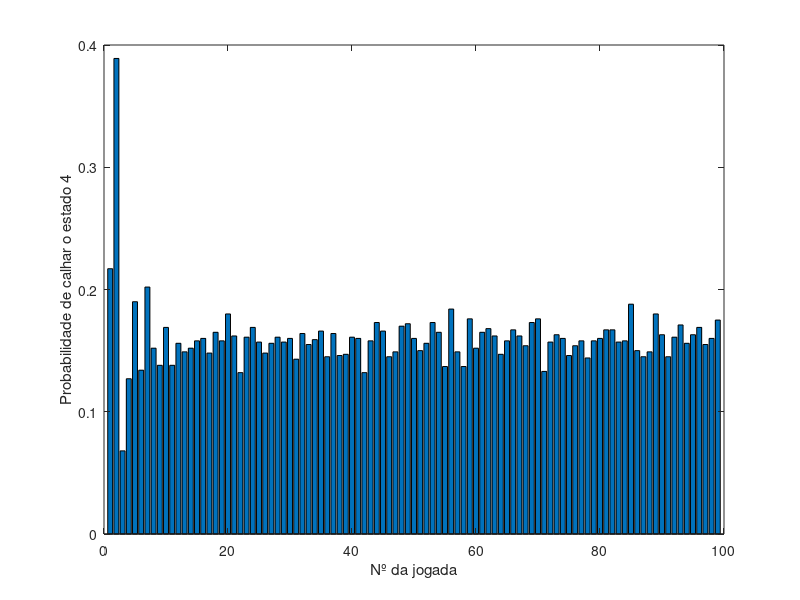

MATLAB code to generate this figure:
close all;
Njogadas=100;
NMC=1000; %Número de runs ( aumentar este numero leva a resultados mais uniformes)
Ncasas=7;
Aluguer = [10,10,0,15,20,25,35];
estados = [2,3,4,5,6,3,1;
           3,4,5,6,3,7,2]; %representação da máquina de estados a posição estados(1,1) representa a casa onde se vai para caso estejamos na casa 1 e calhe cara
counter4 = zeros(1, Njogadas);


%rand('state',0)
espera = 0;
hh = waitbar(espera,"Doing stuff");

for i=1:1:NMC
    x = 0; %variável escalar que indica o número do estado em que a marca do jogador está em cada instante;
    espera = espera + 1/NMC;
    waitbar(espera,hh,"Doing stuff");
    for k=1:1:Njogadas %+1 %se se contar com a jogada 0 +50 jogadas         
        avanca = randi([1 2]); % lançamento da moeda
        if x == 0              % no inicio está "fora do tabuleiro"
            x = avanca;        % ou vai para o 1 ou para o 2
        else    
            x = estados(avanca,x);  % avança segundo o diagrama
        end
        if x == 4
            counter4(k) = counter4(k)+1; %assinala que na jogada k calhou a casa 4 na run i 
        end
    end     
end
freq4 = counter4/NMC; % calcula a frequencia com que em cada jogada calhou a casa 4
figure(1)
bar(0:1:Njogadas-1, freq4)
xlim([0,Njogadas])
xlabel('Nº da jogada')
ylabel('Probabilidade de calhar o estado 4')
close(hh)
